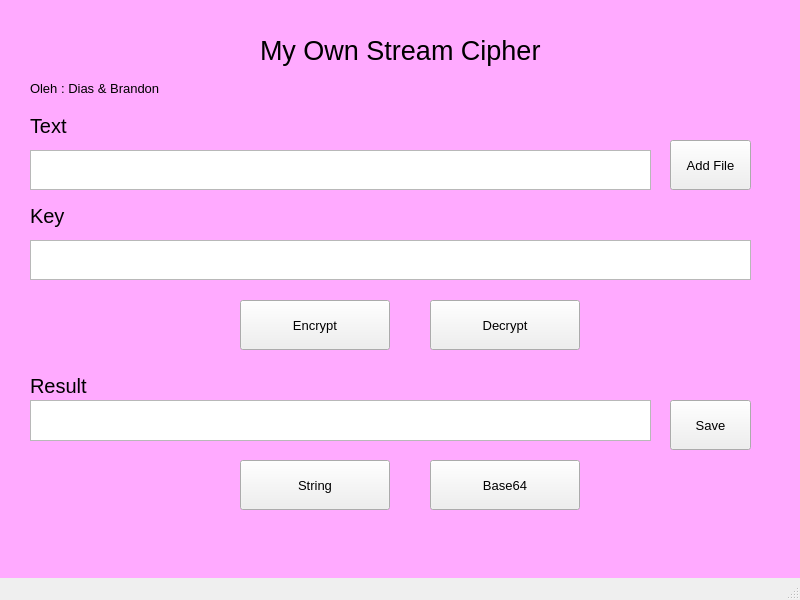
<?xml version="1.0" encoding="UTF-8"?>
<ui version="4.0">
 <class>MainWindow</class>
 <widget class="QMainWindow" name="MainWindow">
  <property name="geometry">
   <rect>
    <x>0</x>
    <y>0</y>
    <width>800</width>
    <height>600</height>
   </rect>
  </property>
  <property name="windowTitle">
   <string>MainWindow</string>
  </property>
  <widget class="QWidget" name="centralwidget">
   <widget class="QLabel" name="label">
    <property name="geometry">
     <rect>
      <x>260</x>
      <y>10</y>
      <width>341</width>
      <height>81</height>
     </rect>
    </property>
    <property name="font">
     <font>
      <pointsize>20</pointsize>
     </font>
    </property>
    <property name="text">
     <string>My Own Stream Cipher</string>
    </property>
   </widget>
   <widget class="QLabel" name="label_2">
    <property name="geometry">
     <rect>
      <x>30</x>
      <y>80</y>
      <width>171</width>
      <height>16</height>
     </rect>
    </property>
    <property name="font">
     <font>
      <pointsize>10</pointsize>
     </font>
    </property>
    <property name="text">
     <string>Oleh : Dias &amp; Brandon</string>
    </property>
   </widget>
   <widget class="QLabel" name="label_5">
    <property name="geometry">
     <rect>
      <x>30</x>
      <y>110</y>
      <width>111</width>
      <height>31</height>
     </rect>
    </property>
    <property name="font">
     <font>
      <pointsize>15</pointsize>
     </font>
    </property>
    <property name="text">
     <string>Text</string>
    </property>
   </widget>
   <widget class="QTextEdit" name="textEdit">
    <property name="geometry">
     <rect>
      <x>30</x>
      <y>150</y>
      <width>621</width>
      <height>40</height>
     </rect>
    </property>
   </widget>
   <widget class="QPushButton" name="pushButton_11">
    <property name="geometry">
     <rect>
      <x>670</x>
      <y>140</y>
      <width>81</width>
      <height>50</height>
     </rect>
    </property>
    <property name="font">
     <font>
      <pointsize>10</pointsize>
     </font>
    </property>
    <property name="text">
     <string>Add File</string>
    </property>
   </widget>
   <widget class="QLabel" name="label_3">
    <property name="geometry">
     <rect>
      <x>30</x>
      <y>200</y>
      <width>111</width>
      <height>31</height>
     </rect>
    </property>
    <property name="font">
     <font>
      <pointsize>15</pointsize>
     </font>
    </property>
    <property name="text">
     <string>Key</string>
    </property>
   </widget>
   <widget class="QTextEdit" name="textEdit_2">
    <property name="geometry">
     <rect>
      <x>30</x>
      <y>240</y>
      <width>721</width>
      <height>40</height>
     </rect>
    </property>
   </widget>
   <widget class="QPushButton" name="pushButton_6">
    <property name="geometry">
     <rect>
      <x>240</x>
      <y>300</y>
      <width>150</width>
      <height>50</height>
     </rect>
    </property>
    <property name="font">
     <font>
      <pointsize>10</pointsize>
     </font>
    </property>
    <property name="mouseTracking">
     <bool>true</bool>
    </property>
    <property name="text">
     <string>Encrypt</string>
    </property>
   </widget>
   <widget class="QPushButton" name="pushButton_7">
    <property name="geometry">
     <rect>
      <x>430</x>
      <y>300</y>
      <width>150</width>
      <height>50</height>
     </rect>
    </property>
    <property name="font">
     <font>
      <pointsize>10</pointsize>
     </font>
    </property>
    <property name="mouseTracking">
     <bool>true</bool>
    </property>
    <property name="text">
     <string>Decrypt</string>
    </property>
   </widget>
   <widget class="QPushButton" name="pushButton_8">
    <property name="geometry">
     <rect>
      <x>240</x>
      <y>460</y>
      <width>150</width>
      <height>50</height>
     </rect>
    </property>
    <property name="font">
     <font>
      <pointsize>10</pointsize>
     </font>
    </property>
    <property name="mouseTracking">
     <bool>true</bool>
    </property>
    <property name="text">
     <string>String</string>
    </property>
   </widget>
   <widget class="QPushButton" name="pushButton_9">
    <property name="geometry">
     <rect>
      <x>430</x>
      <y>460</y>
      <width>150</width>
      <height>50</height>
     </rect>
    </property>
    <property name="font">
     <font>
      <pointsize>10</pointsize>
     </font>
    </property>
    <property name="mouseTracking">
     <bool>true</bool>
    </property>
    <property name="text">
     <string>Base64</string>
    </property>
   </widget>
   <widget class="QLabel" name="label_4">
    <property name="geometry">
     <rect>
      <x>30</x>
      <y>370</y>
      <width>191</width>
      <height>31</height>
     </rect>
    </property>
    <property name="font">
     <font>
      <pointsize>15</pointsize>
     </font>
    </property>
    <property name="text">
     <string>Result</string>
    </property>
   </widget>
   <widget class="QPushButton" name="pushButton_12">
    <property name="geometry">
     <rect>
      <x>670</x>
      <y>400</y>
      <width>81</width>
      <height>50</height>
     </rect>
    </property>
    <property name="font">
     <font>
      <pointsize>10</pointsize>
     </font>
    </property>
    <property name="text">
     <string>Save</string>
    </property>
   </widget>
   <widget class="QTextBrowser" name="textBrowser">
    <property name="geometry">
     <rect>
      <x>30</x>
      <y>400</y>
      <width>621</width>
      <height>41</height>
     </rect>
    </property>
   </widget>
   <widget class="QWidget" name="widget" native="true">
    <property name="geometry">
     <rect>
      <x>0</x>
      <y>0</y>
      <width>800</width>
      <height>761</height>
     </rect>
    </property>
    <property name="styleSheet">
     <string notr="true">background-color: rgb(255, 170, 255);</string>
    </property>
   </widget>
   <zorder>widget</zorder>
   <zorder>label</zorder>
   <zorder>label_2</zorder>
   <zorder>label_5</zorder>
   <zorder>textEdit</zorder>
   <zorder>pushButton_11</zorder>
   <zorder>label_3</zorder>
   <zorder>textEdit_2</zorder>
   <zorder>pushButton_6</zorder>
   <zorder>pushButton_7</zorder>
   <zorder>pushButton_8</zorder>
   <zorder>pushButton_9</zorder>
   <zorder>label_4</zorder>
   <zorder>pushButton_12</zorder>
   <zorder>textBrowser</zorder>
  </widget>
  <widget class="QMenuBar" name="menubar">
   <property name="geometry">
    <rect>
     <x>0</x>
     <y>0</y>
     <width>800</width>
     <height>26</height>
    </rect>
   </property>
  </widget>
  <widget class="QStatusBar" name="statusbar"/>
 </widget>
 <resources/>
 <connections/>
</ui>
